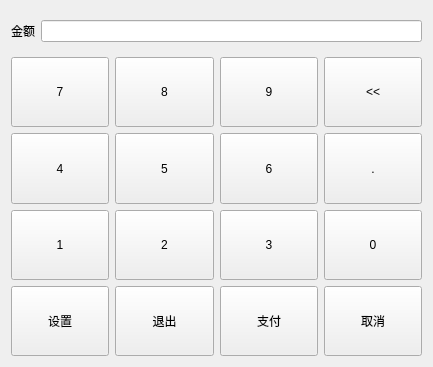
<?xml version="1.0" encoding="UTF-8"?>
<ui version="4.0">
 <class>pay_helper_input</class>
 <widget class="QDialog" name="pay_helper_input">
  <property name="geometry">
   <rect>
    <x>0</x>
    <y>0</y>
    <width>433</width>
    <height>367</height>
   </rect>
  </property>
  <property name="windowTitle">
   <string>Dialog</string>
  </property>
  <layout class="QVBoxLayout" name="verticalLayout" stretch="0,1">
   <item>
    <layout class="QHBoxLayout" name="horizontalLayout">
     <item>
      <widget class="QLabel" name="label">
       <property name="minimumSize">
        <size>
         <width>0</width>
         <height>40</height>
        </size>
       </property>
       <property name="text">
        <string>金额</string>
       </property>
      </widget>
     </item>
     <item>
      <widget class="QLineEdit" name="lineEdit"/>
     </item>
    </layout>
   </item>
   <item>
    <layout class="QGridLayout" name="gridLayout">
     <item row="1" column="2">
      <widget class="QPushButton" name="pushButton_7">
       <property name="sizePolicy">
        <sizepolicy hsizetype="Ignored" vsizetype="Ignored">
         <horstretch>0</horstretch>
         <verstretch>0</verstretch>
        </sizepolicy>
       </property>
       <property name="focusPolicy">
        <enum>Qt::NoFocus</enum>
       </property>
       <property name="text">
        <string>6</string>
       </property>
      </widget>
     </item>
     <item row="1" column="1">
      <widget class="QPushButton" name="pushButton_6">
       <property name="sizePolicy">
        <sizepolicy hsizetype="Ignored" vsizetype="Ignored">
         <horstretch>0</horstretch>
         <verstretch>0</verstretch>
        </sizepolicy>
       </property>
       <property name="focusPolicy">
        <enum>Qt::NoFocus</enum>
       </property>
       <property name="text">
        <string>5</string>
       </property>
      </widget>
     </item>
     <item row="1" column="0">
      <widget class="QPushButton" name="pushButton_8">
       <property name="sizePolicy">
        <sizepolicy hsizetype="Ignored" vsizetype="Ignored">
         <horstretch>0</horstretch>
         <verstretch>0</verstretch>
        </sizepolicy>
       </property>
       <property name="focusPolicy">
        <enum>Qt::NoFocus</enum>
       </property>
       <property name="text">
        <string>4</string>
       </property>
      </widget>
     </item>
     <item row="1" column="3">
      <widget class="QPushButton" name="pushButton_5">
       <property name="sizePolicy">
        <sizepolicy hsizetype="Ignored" vsizetype="Ignored">
         <horstretch>0</horstretch>
         <verstretch>0</verstretch>
        </sizepolicy>
       </property>
       <property name="focusPolicy">
        <enum>Qt::NoFocus</enum>
       </property>
       <property name="text">
        <string>.</string>
       </property>
      </widget>
     </item>
     <item row="2" column="1">
      <widget class="QPushButton" name="pushButton_10">
       <property name="sizePolicy">
        <sizepolicy hsizetype="Ignored" vsizetype="Ignored">
         <horstretch>0</horstretch>
         <verstretch>0</verstretch>
        </sizepolicy>
       </property>
       <property name="focusPolicy">
        <enum>Qt::NoFocus</enum>
       </property>
       <property name="text">
        <string>2</string>
       </property>
      </widget>
     </item>
     <item row="2" column="3">
      <widget class="QPushButton" name="pushButton_15">
       <property name="sizePolicy">
        <sizepolicy hsizetype="Ignored" vsizetype="Ignored">
         <horstretch>0</horstretch>
         <verstretch>0</verstretch>
        </sizepolicy>
       </property>
       <property name="focusPolicy">
        <enum>Qt::NoFocus</enum>
       </property>
       <property name="text">
        <string>0</string>
       </property>
      </widget>
     </item>
     <item row="3" column="0">
      <widget class="QPushButton" name="pushButton_set">
       <property name="sizePolicy">
        <sizepolicy hsizetype="Ignored" vsizetype="Ignored">
         <horstretch>0</horstretch>
         <verstretch>0</verstretch>
        </sizepolicy>
       </property>
       <property name="focusPolicy">
        <enum>Qt::NoFocus</enum>
       </property>
       <property name="text">
        <string>设置</string>
       </property>
      </widget>
     </item>
     <item row="2" column="2">
      <widget class="QPushButton" name="pushButton_12">
       <property name="sizePolicy">
        <sizepolicy hsizetype="Ignored" vsizetype="Ignored">
         <horstretch>0</horstretch>
         <verstretch>0</verstretch>
        </sizepolicy>
       </property>
       <property name="focusPolicy">
        <enum>Qt::NoFocus</enum>
       </property>
       <property name="text">
        <string>3</string>
       </property>
      </widget>
     </item>
     <item row="3" column="1">
      <widget class="QPushButton" name="pushButton_exit">
       <property name="sizePolicy">
        <sizepolicy hsizetype="Ignored" vsizetype="Ignored">
         <horstretch>0</horstretch>
         <verstretch>0</verstretch>
        </sizepolicy>
       </property>
       <property name="focusPolicy">
        <enum>Qt::NoFocus</enum>
       </property>
       <property name="text">
        <string>退出</string>
       </property>
      </widget>
     </item>
     <item row="3" column="2">
      <widget class="QPushButton" name="pushButton_ok">
       <property name="sizePolicy">
        <sizepolicy hsizetype="Ignored" vsizetype="Ignored">
         <horstretch>0</horstretch>
         <verstretch>0</verstretch>
        </sizepolicy>
       </property>
       <property name="focusPolicy">
        <enum>Qt::NoFocus</enum>
       </property>
       <property name="text">
        <string>支付</string>
       </property>
      </widget>
     </item>
     <item row="3" column="3">
      <widget class="QPushButton" name="pushButton_cancel">
       <property name="sizePolicy">
        <sizepolicy hsizetype="Ignored" vsizetype="Ignored">
         <horstretch>0</horstretch>
         <verstretch>0</verstretch>
        </sizepolicy>
       </property>
       <property name="focusPolicy">
        <enum>Qt::NoFocus</enum>
       </property>
       <property name="text">
        <string>取消</string>
       </property>
      </widget>
     </item>
     <item row="2" column="0">
      <widget class="QPushButton" name="pushButton_14">
       <property name="sizePolicy">
        <sizepolicy hsizetype="Ignored" vsizetype="Ignored">
         <horstretch>0</horstretch>
         <verstretch>0</verstretch>
        </sizepolicy>
       </property>
       <property name="focusPolicy">
        <enum>Qt::NoFocus</enum>
       </property>
       <property name="text">
        <string>1</string>
       </property>
      </widget>
     </item>
     <item row="0" column="0">
      <widget class="QPushButton" name="pushButton">
       <property name="sizePolicy">
        <sizepolicy hsizetype="Ignored" vsizetype="Ignored">
         <horstretch>0</horstretch>
         <verstretch>0</verstretch>
        </sizepolicy>
       </property>
       <property name="focusPolicy">
        <enum>Qt::NoFocus</enum>
       </property>
       <property name="text">
        <string>7</string>
       </property>
      </widget>
     </item>
     <item row="0" column="3">
      <widget class="QPushButton" name="pushButton_backspace">
       <property name="sizePolicy">
        <sizepolicy hsizetype="Ignored" vsizetype="Ignored">
         <horstretch>0</horstretch>
         <verstretch>0</verstretch>
        </sizepolicy>
       </property>
       <property name="focusPolicy">
        <enum>Qt::NoFocus</enum>
       </property>
       <property name="text">
        <string>&lt;&lt;</string>
       </property>
      </widget>
     </item>
     <item row="0" column="2">
      <widget class="QPushButton" name="pushButton_3">
       <property name="sizePolicy">
        <sizepolicy hsizetype="Ignored" vsizetype="Ignored">
         <horstretch>0</horstretch>
         <verstretch>0</verstretch>
        </sizepolicy>
       </property>
       <property name="focusPolicy">
        <enum>Qt::NoFocus</enum>
       </property>
       <property name="text">
        <string>9</string>
       </property>
      </widget>
     </item>
     <item row="0" column="1">
      <widget class="QPushButton" name="pushButton_2">
       <property name="sizePolicy">
        <sizepolicy hsizetype="Ignored" vsizetype="Ignored">
         <horstretch>0</horstretch>
         <verstretch>0</verstretch>
        </sizepolicy>
       </property>
       <property name="focusPolicy">
        <enum>Qt::NoFocus</enum>
       </property>
       <property name="text">
        <string>8</string>
       </property>
      </widget>
     </item>
    </layout>
   </item>
  </layout>
 </widget>
 <resources/>
 <connections/>
</ui>
